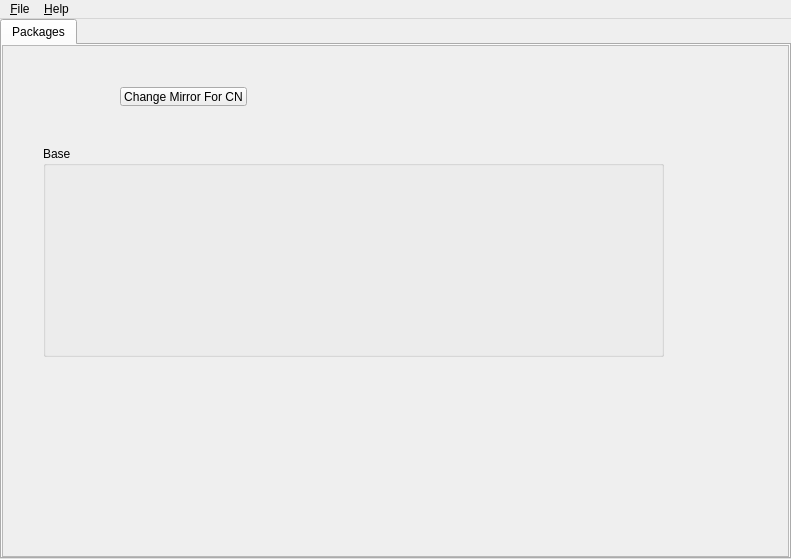
<?xml version="1.0" encoding="UTF-8"?>
<ui version="4.0">
 <class>MainWindow</class>
 <widget class="QMainWindow" name="MainWindow">
  <property name="geometry">
   <rect>
    <x>0</x>
    <y>0</y>
    <width>791</width>
    <height>559</height>
   </rect>
  </property>
  <property name="windowTitle">
   <string>yy-assistant</string>
  </property>
  <widget class="QWidget" name="centralWidget">
   <layout class="QVBoxLayout" name="verticalLayout">
    <property name="spacing">
     <number>0</number>
    </property>
    <property name="leftMargin">
     <number>0</number>
    </property>
    <property name="topMargin">
     <number>0</number>
    </property>
    <property name="rightMargin">
     <number>0</number>
    </property>
    <property name="bottomMargin">
     <number>0</number>
    </property>
    <item>
     <widget class="QTabWidget" name="tabWidget">
      <property name="currentIndex">
       <number>0</number>
      </property>
      <widget class="QWidget" name="tabPkgs">
       <attribute name="title">
        <string>Packages</string>
       </attribute>
       <layout class="QVBoxLayout" name="verticalLayout_2">
        <property name="leftMargin">
         <number>0</number>
        </property>
        <property name="topMargin">
         <number>0</number>
        </property>
        <property name="rightMargin">
         <number>0</number>
        </property>
        <property name="bottomMargin">
         <number>0</number>
        </property>
        <item>
         <widget class="QScrollArea" name="scrollArea">
          <property name="widgetResizable">
           <bool>true</bool>
          </property>
          <widget class="QWidget" name="scrollAreaWidgetContents">
           <property name="geometry">
            <rect>
             <x>0</x>
             <y>0</y>
             <width>785</width>
             <height>484</height>
            </rect>
           </property>
           <widget class="QGroupBox" name="groupBox">
            <property name="geometry">
             <rect>
              <x>40</x>
              <y>100</y>
              <width>621</width>
              <height>211</height>
             </rect>
            </property>
            <property name="title">
             <string>Base</string>
            </property>
           </widget>
           <widget class="QWidget" name="">
            <property name="geometry">
             <rect>
              <x>40</x>
              <y>30</y>
              <width>281</width>
              <height>41</height>
             </rect>
            </property>
            <layout class="QHBoxLayout" name="horizontalLayout">
             <item>
              <spacer name="horizontalSpacer">
               <property name="orientation">
                <enum>Qt::Horizontal</enum>
               </property>
               <property name="sizeHint" stdset="0">
                <size>
                 <width>40</width>
                 <height>20</height>
                </size>
               </property>
              </spacer>
             </item>
             <item>
              <widget class="QPushButton" name="ptn_mirror">
               <property name="text">
                <string>Change Mirror For CN</string>
               </property>
              </widget>
             </item>
             <item>
              <spacer name="horizontalSpacer_2">
               <property name="orientation">
                <enum>Qt::Horizontal</enum>
               </property>
               <property name="sizeHint" stdset="0">
                <size>
                 <width>40</width>
                 <height>20</height>
                </size>
               </property>
              </spacer>
             </item>
            </layout>
           </widget>
          </widget>
         </widget>
        </item>
       </layout>
      </widget>
     </widget>
    </item>
   </layout>
  </widget>
  <widget class="QMenuBar" name="menuBar">
   <property name="geometry">
    <rect>
     <x>0</x>
     <y>0</y>
     <width>791</width>
     <height>32</height>
    </rect>
   </property>
   <widget class="QMenu" name="menu_File">
    <property name="title">
     <string>&amp;File</string>
    </property>
    <addaction name="action_Exit"/>
   </widget>
   <widget class="QMenu" name="menu_Help">
    <property name="title">
     <string>&amp;Help</string>
    </property>
    <addaction name="action_About"/>
   </widget>
   <addaction name="menu_File"/>
   <addaction name="menu_Help"/>
  </widget>
  <action name="action_Exit">
   <property name="text">
    <string>&amp;Exit</string>
   </property>
  </action>
  <action name="action_About">
   <property name="text">
    <string>&amp;About</string>
   </property>
  </action>
 </widget>
 <layoutdefault spacing="6" margin="11"/>
 <resources/>
 <connections/>
</ui>
